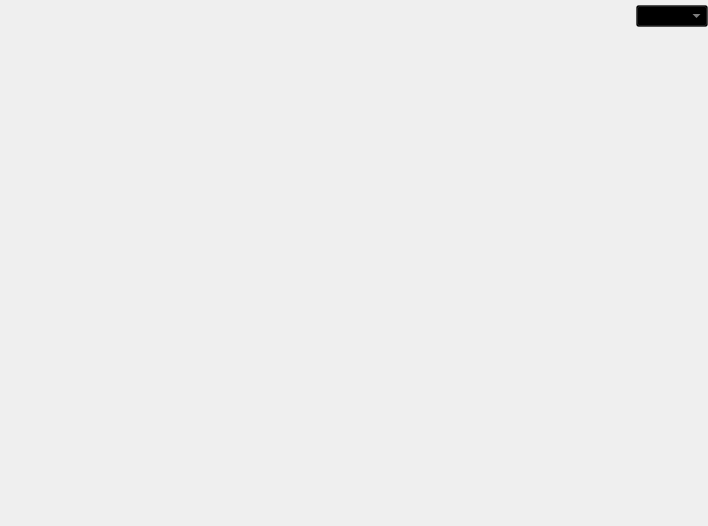
<?xml version="1.0" encoding="UTF-8"?>
<ui version="4.0">
 <class>ImageView</class>
 <widget class="QWidget" name="ImageView">
  <property name="geometry">
   <rect>
    <x>0</x>
    <y>0</y>
    <width>708</width>
    <height>526</height>
   </rect>
  </property>
  <property name="mouseTracking">
   <bool>true</bool>
  </property>
  <property name="windowTitle">
   <string>ImageView</string>
  </property>
  <layout class="QGridLayout" name="gridLayout">
   <property name="margin">
    <number>0</number>
   </property>
   <item row="0" column="2">
    <widget class="QComboBox" name="deviceListComboBox">
     <property name="sizePolicy">
      <sizepolicy hsizetype="Preferred" vsizetype="Fixed">
       <horstretch>0</horstretch>
       <verstretch>48</verstretch>
      </sizepolicy>
     </property>
     <property name="minimumSize">
      <size>
       <width>0</width>
       <height>0</height>
      </size>
     </property>
     <property name="focusPolicy">
      <enum>Qt::NoFocus</enum>
     </property>
     <property name="toolTip">
      <string>Device List</string>
     </property>
     <property name="styleSheet">
      <string notr="true">QComboBox {
    color: rgb(200,200,200);
    background-color: rgba(0,0,0,80);
}

QComboBox:!editable {
    color: rgb(200,200,200);
    background-color: rgba(0,0,0,80);
}

QComboBox:hover {
    background-color: rgba(0,0,0,120);
    border: 2px solid rgba(120,0,0,180);
}

QComboBox::drop-down {
    background-color: rgba(0,0,0,120);
    border: none;
	image: url(:/ICON/Resources/bullet_arrow_left.ico);
}

QComboBox::drop-down:on {
	image: url(:/ICON/Resources/bullet_arrow_down.ico);
}

QComboBox ListView {
    border: none;
	background-color: qlineargradient(spread:pad, x1:0.903, y1:0.199, x2:0, y2:0.999, stop:0 rgba(0, 0, 0, 255), stop:0.875 rgba(122, 122, 122, 255), stop:1 rgba(255, 255, 255, 255));
}

QComboBox QAbstractItemView {
    border: none;
    selection-color: lightblue;
    selection-background-color: rgba(0,0,0,200);
}</string>
     </property>
     <property name="editable">
      <bool>false</bool>
     </property>
     <property name="maxCount">
      <number>10</number>
     </property>
     <property name="sizeAdjustPolicy">
      <enum>QComboBox::AdjustToContentsOnFirstShow</enum>
     </property>
    </widget>
   </item>
   <item row="0" column="1">
    <spacer name="horizontalSpacer">
     <property name="orientation">
      <enum>Qt::Horizontal</enum>
     </property>
     <property name="sizeHint" stdset="0">
      <size>
       <width>40</width>
       <height>20</height>
      </size>
     </property>
    </spacer>
   </item>
   <item row="0" column="0">
    <widget class="HoverMenuButton" name="settingButton" native="true">
     <property name="enabled">
      <bool>true</bool>
     </property>
     <property name="minimumSize">
      <size>
       <width>32</width>
       <height>32</height>
      </size>
     </property>
     <property name="maximumSize">
      <size>
       <width>32</width>
       <height>32</height>
      </size>
     </property>
     <property name="autoFillBackground">
      <bool>false</bool>
     </property>
     <property name="styleSheet">
      <string notr="true">#settingButton {
	background-image: url(:/ICON/Resources/settings.ico);
}

#settingButton:hover {
	padding-left: 2px;
    padding-top: 2px;
}</string>
     </property>
    </widget>
   </item>
   <item row="1" column="0" colspan="3">
    <spacer name="verticalSpacer">
     <property name="orientation">
      <enum>Qt::Vertical</enum>
     </property>
     <property name="sizeHint" stdset="0">
      <size>
       <width>20</width>
       <height>198</height>
      </size>
     </property>
    </spacer>
   </item>
   <item row="2" column="0" colspan="3">
    <widget class="ControlPanel" name="controlPanel" native="true">
     <property name="sizePolicy">
      <sizepolicy hsizetype="Preferred" vsizetype="Fixed">
       <horstretch>0</horstretch>
       <verstretch>64</verstretch>
      </sizepolicy>
     </property>
     <property name="minimumSize">
      <size>
       <width>0</width>
       <height>0</height>
      </size>
     </property>
     <property name="maximumSize">
      <size>
       <width>16777215</width>
       <height>64</height>
      </size>
     </property>
    </widget>
   </item>
  </layout>
 </widget>
 <layoutdefault spacing="6" margin="11"/>
 <customwidgets>
  <customwidget>
   <class>ControlPanel</class>
   <extends>QWidget</extends>
   <header>controlpanel.h</header>
   <container>1</container>
  </customwidget>
  <customwidget>
   <class>HoverMenuButton</class>
   <extends>QWidget</extends>
   <header>hovermenubutton.h</header>
   <container>1</container>
  </customwidget>
 </customwidgets>
 <resources>
  <include location="videorecorder.qrc"/>
 </resources>
 <connections/>
</ui>
